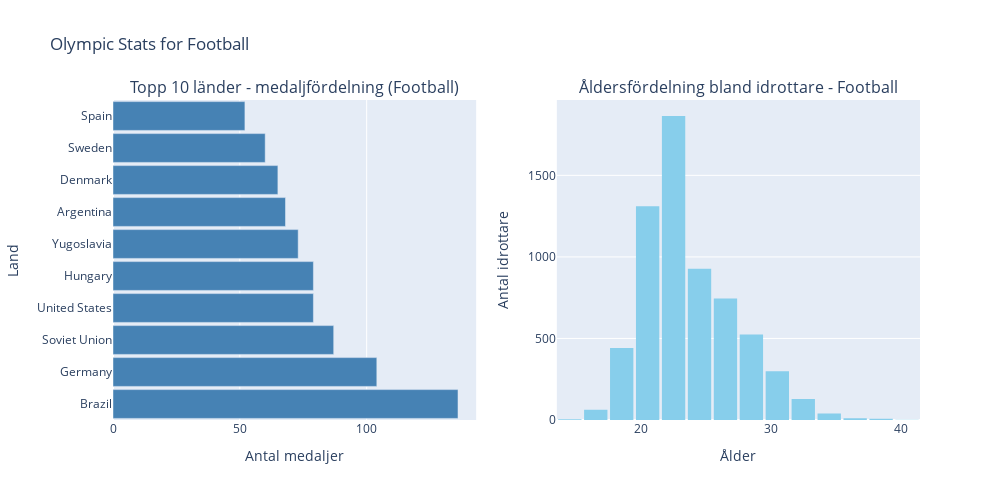

Notebook source saved alongside this figure:
### Code cell
fig, medal_counts = Functions.stats_for_sport(olympics, "Football", top_n = 10)
fig.show()

### Figure 1 — Plotly figure (JSON) as saved in the notebook; plotly's stock layout.template omitted (floating-point values rounded to 4 significant figures; data arrays with more than 128 entries replaced by an {"elided": "..."} marker saying what was removed)
{"data": [{"marker": {"color": "steelblue"}, "orientation": "h", "type": "bar", "x": [136, 104, 87, 79, 79, 73, 68, 65, 60, 52], "xaxis": "x", "y": ["Brazil", "Germany", "Soviet Union", "United States", "Hungary", "Yugoslavia", "Argentina", "Denmark", "Sweden", "Spain"], "yaxis": "y"}, {"marker": {"color": "skyblue"}, "nbinsx": 20, "type": "histogram", "x": {"elided": "6370 float values"}, "xaxis": "x2", "yaxis": "y2"}], "layout": {"annotations": [{"font": {"size": 16}, "showarrow": false, "text": "Topp 10 länder - medaljfördelning (Football)", "x": 0.225, "xanchor": "center", "xref": "paper", "y": 1, "yanchor": "bottom", "yref": "paper"}, {"font": {"size": 16}, "showarrow": false, "text": "Åldersfördelning bland idrottare - Football", "x": 0.775, "xanchor": "center", "xref": "paper", "y": 1, "yanchor": "bottom", "yref": "paper"}], "bargap": 0.1, "height": 500, "showlegend": false, "title": {"text": "Olympic Stats for Football"}, "width": 1000, "xaxis": {"anchor": "y", "domain": [0, 0.45], "title": {"text": "Antal medaljer"}}, "xaxis2": {"anchor": "y2", "domain": [0.55, 1], "title": {"text": "Ålder"}}, "yaxis": {"anchor": "x", "domain": [0, 1], "title": {"text": "Land"}}, "yaxis2": {"anchor": "x2", "domain": [0, 1], "title": {"text": "Antal idrottare"}}}}
